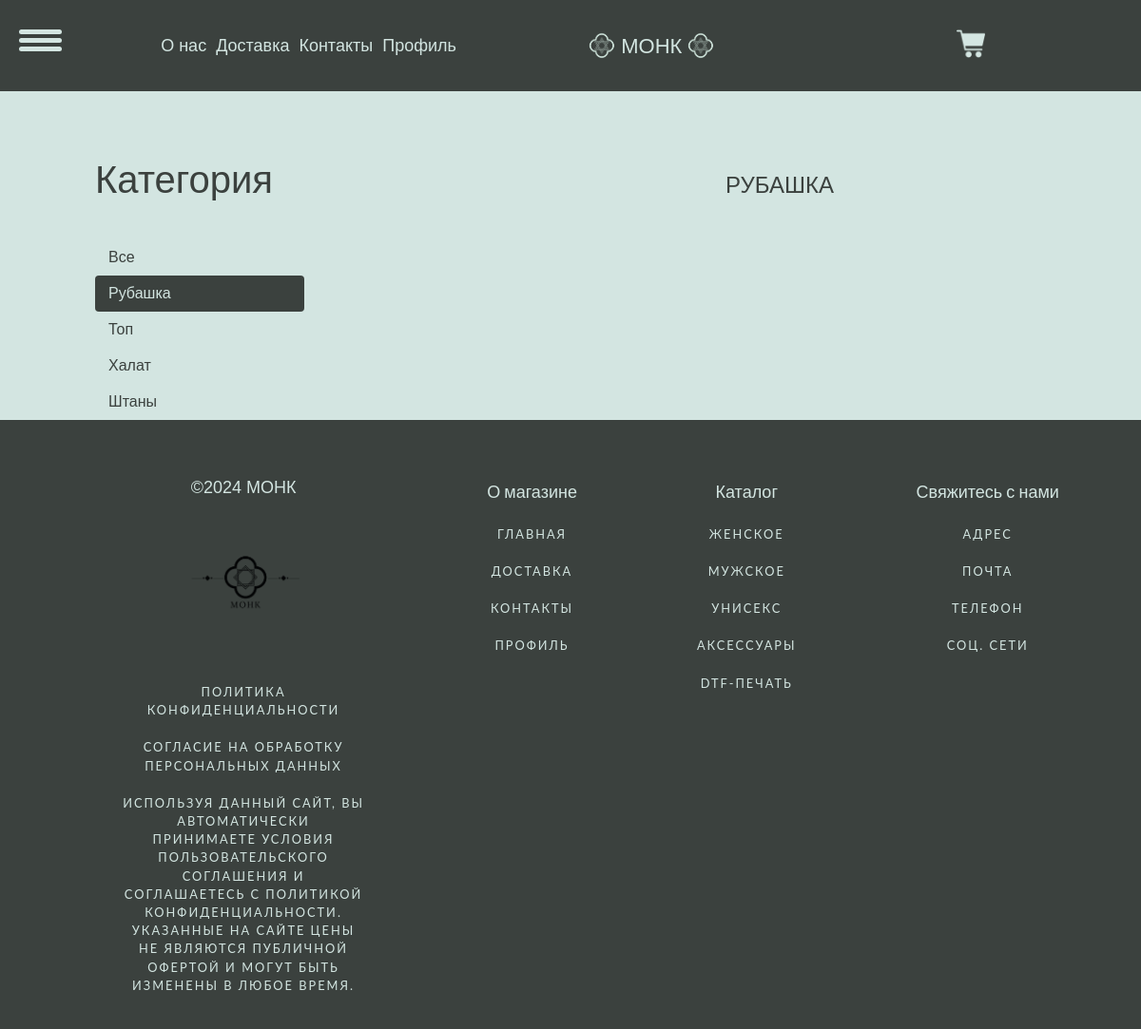
Page /rubashka/ on the committed database.
### myshop/models.py (models this page shows, shortened)
class Category(models.Model):
    name = models.CharField(max_length=100, db_index=True)
    slug = models.SlugField(max_length=100, unique=True)
    class Meta:
        ordering = ('name',)
        verbose_name = 'Категория'
        verbose_name_plural = 'Категории'
    def get_absolute_url(self):
        return reverse('myshop:product_list_by_category', args=[self.slug])

### myshop/views.py (the view)
# urls.py: path('', views.product_list, name='product_list'),
def product_list(request, category_slug=None):
    cart_product_form = CartAddProductForm()
    category = None
    categories = Category.objects.all()
    products = Product.objects.filter(available=True)
    if category_slug:
        category = get_object_or_404(Category, slug=category_slug)
        products = products.filter(category=category)
    return render(request, 'shop/product/list.html',
                  {
                      'category': category,
                      'categories': categories,
                      'products': products,
                      'cart_product_form': cart_product_form
                  })

### cart/cart.py (called while the page is built)
    def __len__(self):
        return sum(item['quantity'] for item in self.cart.values())

### cart/context_processors.py (called while the page is built)
def cart(request):
    return {'cart': Cart(request)}

### myshop/templates/shop/product/list.html (shortened to what this page needs)
{% extends "shop/base2.html" %}
{% load static %}
{% block links %}
<link href="{% static 'css/card_style.css' %}" rel="stylesheet">
{% endblock %}
{% block content %}
<div id="sidebar">
    <h3>Категория</h3>
    <ul>
        <li {% if not category %}class="selected"{% endif %}>
        <a href="{% url 'shop:product_list' %}">Все</a>
        </li>
        {% for c in categories %}
        <li {% if category.slug == c.slug %}class="selected" {% endif %}>
        <a href="{{ c.get_absolute_url }}">{{ c.name }}</a>
        </li>
    {% endfor %}
    </ul>
</div>
<div id="main" class="product-list">
<h1>{% if category %}{{ category.name }}{% else %}Товары{% endif %}</h1>
</div>
{% endblock %}

### myshop/static/css/base.css (style rules this page uses)
body { margin:0; padding:0; font-family:helvetica, sans-serif; background-color: rgb(211, 229, 225); }
h1, h2, h3, h4, h5 , h6 { font-family: 'Ubuntu', sans-serif; font-weight:normal; font-size: clamp(10px, 5vw, 40px); }
a { text-decoration:none; color:#5993bb; }
#sidebar { width:220px; padding:30px 20px 0 0; float:left; }
#sidebar h3 { color: rgb(59, 65, 62); }
.product-list h1 { color: rgb(59, 65, 62); text-align: center; }
#sidebar ul { margin:0; padding:0; }
#sidebar ul li { margin:0; list-style:none; padding:10px 14px; }
#sidebar ul li a { display:block; color: rgb(59, 65, 62); }
#sidebar ul li.selected { background:#3b413e; border-radius:4px; }
#sidebar ul li.selected a { color:rgb(211, 229, 225); }
#main { float:left; width: 96%; margin-right:-220px; overflow:hidden; }

### myshop/static/css/card_style.css (style rules this page uses)
h1 { font-family: 'Righteous', sans-serif; color: rgb(211, 229, 225); text-transform: uppercase; font-size: 1.5rem; }

### rows in the picture
Category: name "Рубашка", name "РУБАШКА"
Category: name "Топ"
Category: name "Халат"
Category: name "Штаны"
